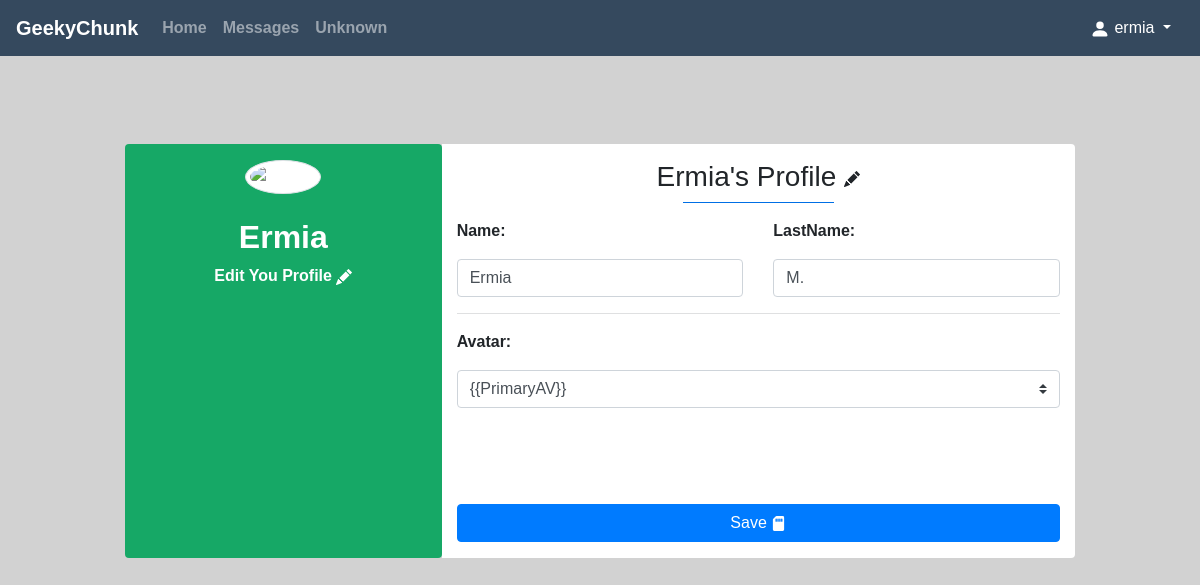
Page /account/profile/ (signed in) on the earlier database version.
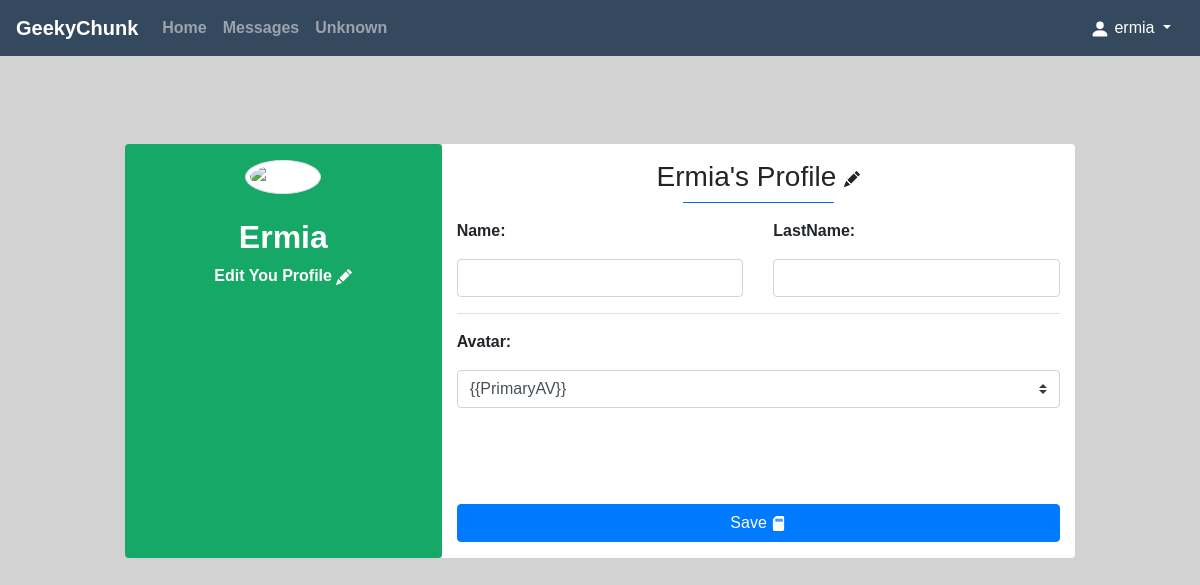
Same page on the later database version.
### account/models.py (models this page shows, shortened)
class Profile(models.Model):
	userid = models.CharField(max_length=100)
	name = models.CharField(max_length=100, default=None)
	lastname = models.CharField(max_length=100)
	avatar = models.CharField(max_length=200)

### account/views.py (the view)
# urls.py: path('profile/', edit),
def edit(request):
	if request.user.is_authenticated:
		if request.method == 'POST':
			FR = get_object_or_404(Profile, userid=request.user.username)
			form = ProfileForm(request.POST, request.FILES, instance=FR)
			if form.is_valid():
				c = form.save()
		form = ProfileForm()
		data = list(Profile.objects.filter(userid=request.user.username).values())
		for byte in data:
			data = byte
		return render(request, 'forms/setting.html', {'form': form, 'data': data})
	else:
		return redirect('/account/login')

### account/forms.py
class ProfileForm(ModelForm):
	class Meta:
		model = Profile
		fields = ['name', 'lastname', 'avatar']

### account/templates/forms/setting.html (shortened to what this page needs)
{% extends "base.html" %}
{% block content %}
<br><br>
<div id="app" class="container">
    <div class="row d-flex justify-content-center">
        <div class="col-md-10 mt-5 pt-5">
            <div class="row z-depth-3">
                <div class="col-sm-4 rounded" style="background-color: #16a866">
                    <div v-for='avatar in Avatar' class="card-block text-center text-white pt-3">
                        <img v-bind:src="baseMedia + avatar.avatarImage" alt="Profile" class="img-thumbnail rounded-circle">
                        <h2 class="font-weight-bold mt-4 text-capitalize">
                                {{user.username}}
                         </h2>
                        <p>Edit You Profile
                         </p>
                    </div>
                </div>
                <div class="col-sm-8 bg-white rounded-right">
                    <h3 class="mt-3 text-center text-capitalize"> {{user.username}}'s Profile
                     </h3>
                    <hr class="badge-primary mt-0 w-25">
                    <form method="POST">
                    <div class="row">
                        <div class="col-sm-6">
                            <p class="font-weight-bold">Name:</p>
                            <div id="div_id_name" class="form-group">
                            <div class="">
                                <input value="{{data.name}}" type="text" name="name" maxlength="100" class="textinput textInput form-control" required>
                            </div>
                        </div>
                        </div>
                        <div class="col-sm-6">
                            <p class="font-weight-bold">LastName:</p>
                            <div id="div_id_lastname" class="form-group">
                                <div class="">
                                    <input value="{{data.lastname}}" type="text" name="lastname" maxlength="100" class="textinput textInput form-control" required id="id_lastname">
                                </div>
                            </div>
                        </div>
                    </div>
                    <hr class="badge-light mt-0">
                    <div class="row">
                        <div class="col-sm-12">
                            <p class="font-weight-bold">Avatar:</p>
                            <select v-model="avator" name="avatar" class="custom-select form-control" required id="id_avatar">
                                <option value="{{data.avatar}}" selected> {% verbatim %}
                                    {{PrimaryAV}}
                                {% endverbatim %} </option>
                            </select>
                        </div>
                    </div>
                    <br>
                    <br>
                    <br>
                    <br>
                <div class="row mb-3">
                    <div class="col-sm-12">
                        <button class="btn btn-primary btn-block" style="">
                            Save
                        </button>
                    </div>
                </div>
                    </form>
                </div>
                </div>
            </div>
        </div>
    </div>
<br>
<br>
<br>
<br>
{% endblock content %}

Differences in the rows shown:
removed Profile: name "Ermia", lastname "M."
